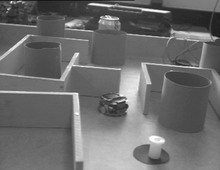
%> input picture source/correlCorresp/maze1.png, 220 x 170 px, shrunk from 372 x 287 before the run
$ octave --eval "result = newCode2(imread('../correlCorresp/maze1.png'));"   (GNU Octave 9; MATLAB toolbox functions it lacks are replaced by stand-ins)
%> lines starting %> are read from the running program, lines starting %| are printed output that depends on the picture
### source/matlab/houghCircleGrayscale.m
%performs the circular hough transform on a grayscale gradient image (black = less of a vote, white = more of a vote, linear scale)
%for each radius provided (R), returns one array with the same size as the input image (im)
%the array represents the hough transform vote for each pixel in the input image
function [out_im] = houghCircleGrayscale(im, R)
    [sizeY,sizeX] = size(im);
    houghMat = zeros(length(R), sizeY, sizeX);
    R2 = R .^ 2;
    for i = 1:sizeY
        for j = 1:sizeX
            for k = 1:length(R)
                b = max(1, i - R(k)):min(i + R(k), sizeY);
                xMinusASquared = sqrt(R2(k) - (i - b).^2);
                aLeft = max(1, round(j - xMinusASquared));
                aRight = min(round(j + xMinusASquared), sizeX);
                for l = 1:length(aLeft)
                    if imag(aLeft(l))==0 & aLeft(l)>0
                        houghMat(k, b(l), aLeft(l)) = houghMat(k, b(l), aLeft(l)) + im(i, j);
                    end
                    if imag(aRight(l))==0 & aRight(l)>0
                        houghMat(k, b(l), aRight(l)) = houghMat(k, b(l), aRight(l)) + im(i, j);
                    end
                end
            end
        end
        display(i / sizeY * 100)
    end
    if length(R) > 1
        out_im = houghMat;
    else
        out_im = reshape(houghMat, [sizeY, sizeX]);
    end;

### source/matlab/newCode2.m
function [finalFilteredHoughImage] = newCode2(inputImage)
%smooth the image using a gaussian filter
disp('smoothing image');
gaussianFilter = fspecial('gaussian', [5, 5], 1.4);
smoothedImage = imfilter(inputImage, gaussianFilter, 'replicate');
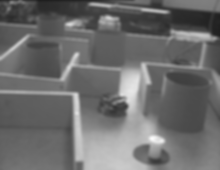
%> smoothedImage: size 170x220 uint8; min 30, max 251, mean 108.6

%calculate the magnitude of the image gradient.
disp('finding gradient');
[gradientX, gradientY] = gradient(double(smoothedImage));
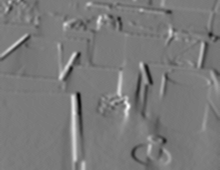
%> gradientX: size 170x220 double; min -35.5, max 38.5, mean 0; drawn with min black and max white
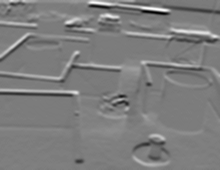
%> gradientY: size 170x220 double; min -43, max 45, mean 0.4; drawn with min black and max white
gradientImage = sqrt(gradientX .^ 2 + gradientY .^ 2);
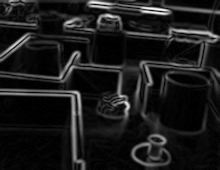
%> gradientImage: size 170x220 double; min 0, max 45.54, mean 4.9; drawn with min black and max white

%performs a hough transform searching for circle with radii R and returns one image for each radius
disp('hough transform');
R = [6, 7, 8, 9, 10, 11, 12];
houghImage = houghCircleGrayscale(gradientImage, R);
[sr, sx, sy] = size(houghImage);

%for each of the hough transform images(for each radius)
disp('filtering hough transform')
logFilteredHoughImage = zeros(sr, sx, sy);
finalFilteredHoughImage = zeros(sr, sx, sy);
for r = 1:length(R)
	%filtered the hough transform with a laplacian of gaussian filter -- should emphasize peaks and de-emphasize non-peaks
	logFilteredHoughImage(r, :, :) = imfilter(houghImage(r, :, :), -fspecial('log', [7,7]), 'replicate');

	%smoothing the results -- should favor centers over random peaks with nothing around them
	finalFilteredHoughImage(r, :, :) = imfilter(logFilteredHoughImage(r, :, :), fspecial('gaussian', [7, 7], 1.4), 'replicate');
end
%> (the run ends here)
